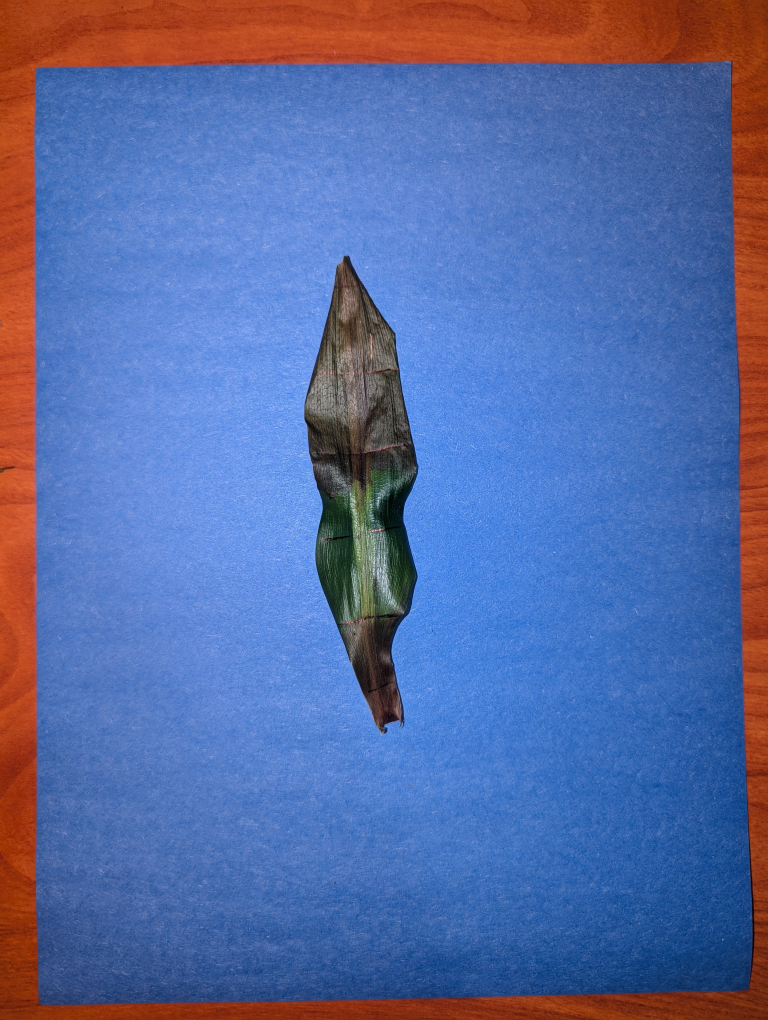
#> input picture ColorTests/ColorImages/BlueDark/PXL_20250305_005315753.jpg, 3072 x 4080 px, found by its file name (shown at 1/4 size)
$ python BatchTestHSV.py
#> lines starting #> are read from the running program, lines starting #| are printed output that depends on the picture
import cv2
import numpy as np
import os

def resize_for_display(image, max_width=500, max_height=400):
    """ Resize image while maintaining aspect ratio for display. """
    height, width = image.shape[:2]
    scale = min(max_width / width, max_height / height)
    return cv2.resize(image, (int(width * scale), int(height * scale)))

def nothing(x):
    pass

def load_images_from_folder(folder):
    """ Load all images from a given folder. """
    images = []
    filenames = []
    for filename in sorted(os.listdir(folder)):
        if filename.lower().endswith(('png', 'jpg', 'jpeg')):
            img = cv2.imread(os.path.join(folder, filename))
            if img is not None:
                images.append(img)
                filenames.append(filename)
    return images, filenames

def get_subfolders(directory):
    """ Get a list of subfolders in the given directory. """
    return [name for name in sorted(os.listdir(directory)) if os.path.isdir(os.path.join(directory, name))]

# Load images from folder
base_folder = "/home/icicle/VSCode/LeafAnalysis/ColorTests/ColorImages"
subfolders = get_subfolders(base_folder)

if not subfolders:
    print("No subfolders found in the directory.")
    exit()

print("Select a color by entering the corresponding number:")
for i, subfolder in enumerate(subfolders):
    print(f"{i}: {subfolder}")

while True:
    try:
        choice = int(input("Enter your choice: "))
        if 0 <= choice < len(subfolders):
            folder_path = os.path.join(base_folder, subfolders[choice])
            break
        else:
            print("Invalid selection. Please enter a valid number.")
    except ValueError:
        print("Invalid input. Please enter a number.")
#> this loop made 1 pass; the answer given on pass 1: 1

# Load images from the chosen folder
images, filenames = load_images_from_folder(folder_path)
#> in load_images_from_folder, img is the input picture: shape (4080, 3072, 3); mean B, G, R 160.4, 107.1, 89.3
#> images = 1 item; filenames = ['PXL_20250305_005315753.jpg']

if not images:
    print("No images found in the folder.")
    exit()

# Convert all images to HSV
hsv_images = [cv2.cvtColor(img, cv2.COLOR_BGR2HSV) for img in images]
#> hsv_images = 1 item

# Create a window
cv2.namedWindow("Trackbars")

# Create trackbars for H, S, and V (lower and upper bounds)
cv2.createTrackbar("LH", "Trackbars", 0, 179, nothing)
cv2.createTrackbar("LS", "Trackbars", 0, 255, nothing)
cv2.createTrackbar("LV", "Trackbars", 0, 255, nothing)
cv2.createTrackbar("UH", "Trackbars", 179, 179, nothing)
cv2.createTrackbar("US", "Trackbars", 255, 255, nothing)
cv2.createTrackbar("UV", "Trackbars", 255, 255, nothing)

while True:
    # Get values from trackbars
    lh = cv2.getTrackbarPos("LH", "Trackbars")
    ls = cv2.getTrackbarPos("LS", "Trackbars")
    lv = cv2.getTrackbarPos("LV", "Trackbars")
    uh = cv2.getTrackbarPos("UH", "Trackbars")
    us = cv2.getTrackbarPos("US", "Trackbars")
    uv = cv2.getTrackbarPos("UV", "Trackbars")

    lower_bound = np.array([lh, ls, lv])
    upper_bound = np.array([uh, us, uv])

    masks = [cv2.inRange(hsv, lower_bound, upper_bound) for hsv in hsv_images]
#> masks = 1 item
    results = [cv2.bitwise_and(img, img, mask=mask) for img, mask in zip(images, masks)]
#> results = 1 item

    # Resize images for display
    resized_images = [resize_for_display(img) for img in images]
#> in resize_for_display, `return cv2.resize(image, (int(width * scale), int(height * scale)))`:
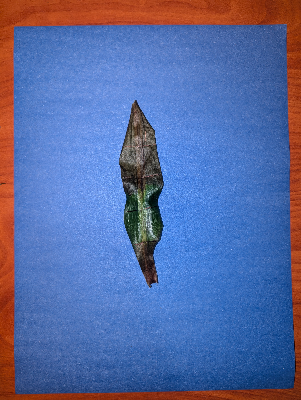
#> returned value: shape (400, 301, 3); mean of channels 0, 1, 2 160.3, 107, 89.2; drawn as B, G, R
#> resized_images = 1 item
    resized_masks = [resize_for_display(mask) for mask in masks]
#> in resize_for_display (call 2), `return cv2.resize(image, (int(width * scale), int(height * scale)))`: returned value: shape (400, 301); every value is 255
#> resized_masks = 1 item
    resized_results = [resize_for_display(res) for res in results]
#> resized_results = 1 item

    # Stack images horizontally
    #row1 = np.hstack(resized_images)
    row2 = np.hstack([cv2.cvtColor(mask, cv2.COLOR_GRAY2BGR) for mask in resized_masks])
#> row2: shape (400, 301, 3); every value is 255
    row3 = np.hstack(resized_results)

    # Stack all rows vertically
    #final_display = np.vstack([row1, row2, row3])
    final_display = np.vstack([row2, row3])
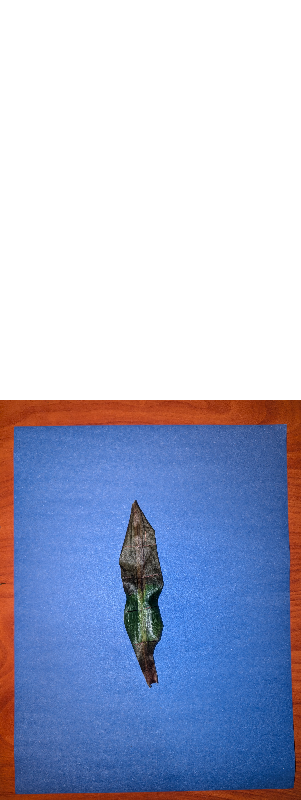
#> final_display: shape (800, 301, 3); mean of channels 0, 1, 2 207.7, 181, 172.1; drawn as B, G, R

    # Show results
    cv2.imshow("Results", final_display)

    # Exit with 'q'
    if cv2.waitKey(1) & 0xFF == ord("q"):
#> (key q is pressed here)
        break

cv2.destroyAllWindows()

$ run again, on ColorTests/ColorImages/BlueLight/PXL_20250305_010100376.jpg
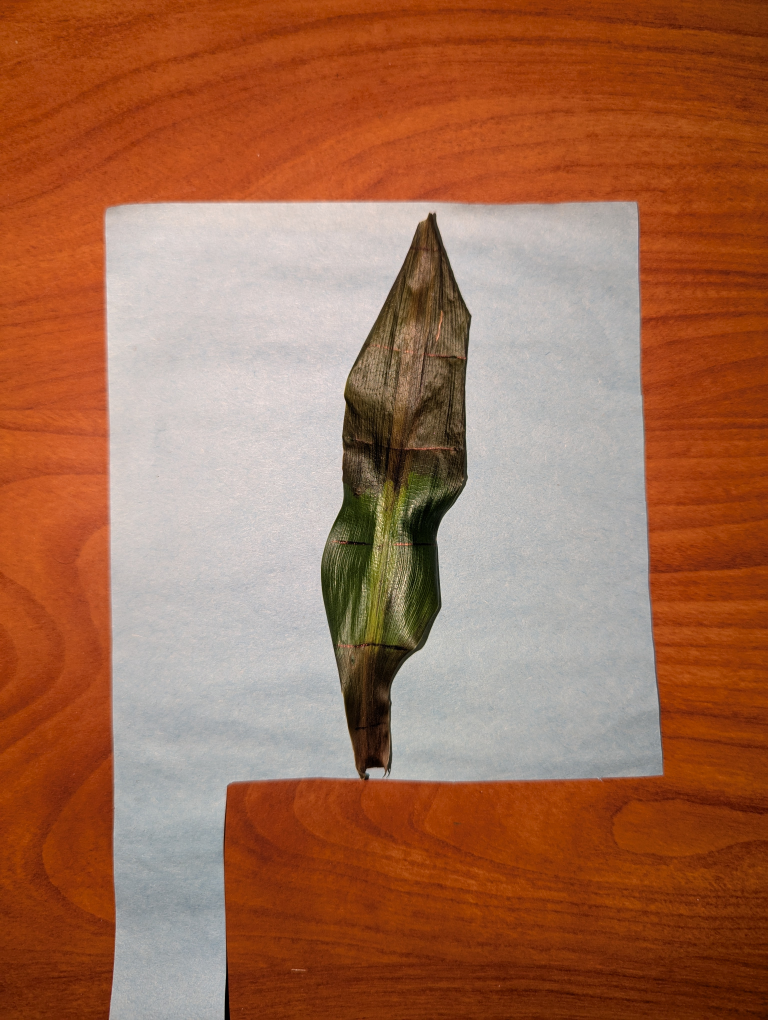
#> input picture ColorTests/ColorImages/BlueLight/PXL_20250305_010100376.jpg, 3072 x 4080 px, found by its file name (shown at 1/4 size)
#> the loop `while True:` made 1 pass; the answer given on pass 1: 1
#> in load_images_from_folder, img is the input picture: shape (4080, 3072, 3); mean B, G, R 80.2, 108.6, 162.5
#> images = 1 item; filenames = ['PXL_20250305_010100376.jpg']
#> hsv_images = 1 item
#> in resize_for_display, `return cv2.resize(image, (int(width * scale), int(height * scale)))`:
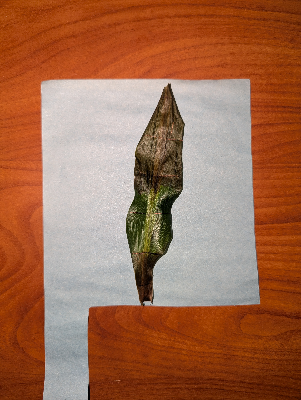
#> returned value: shape (400, 301, 3); mean of channels 0, 1, 2 80.1, 108.5, 162.4; drawn as B, G, R
#> row2: shape (400, 301, 3); every value is 255
#> `final_display = np.vstack([row2, row3])`:
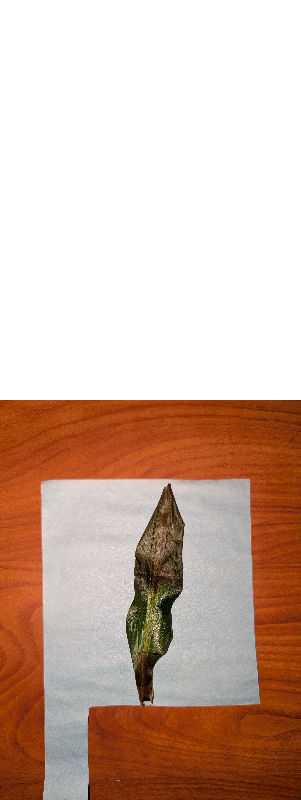
#> final_display: shape (800, 301, 3); mean of channels 0, 1, 2 167.6, 181.7, 208.7; drawn as B, G, R
